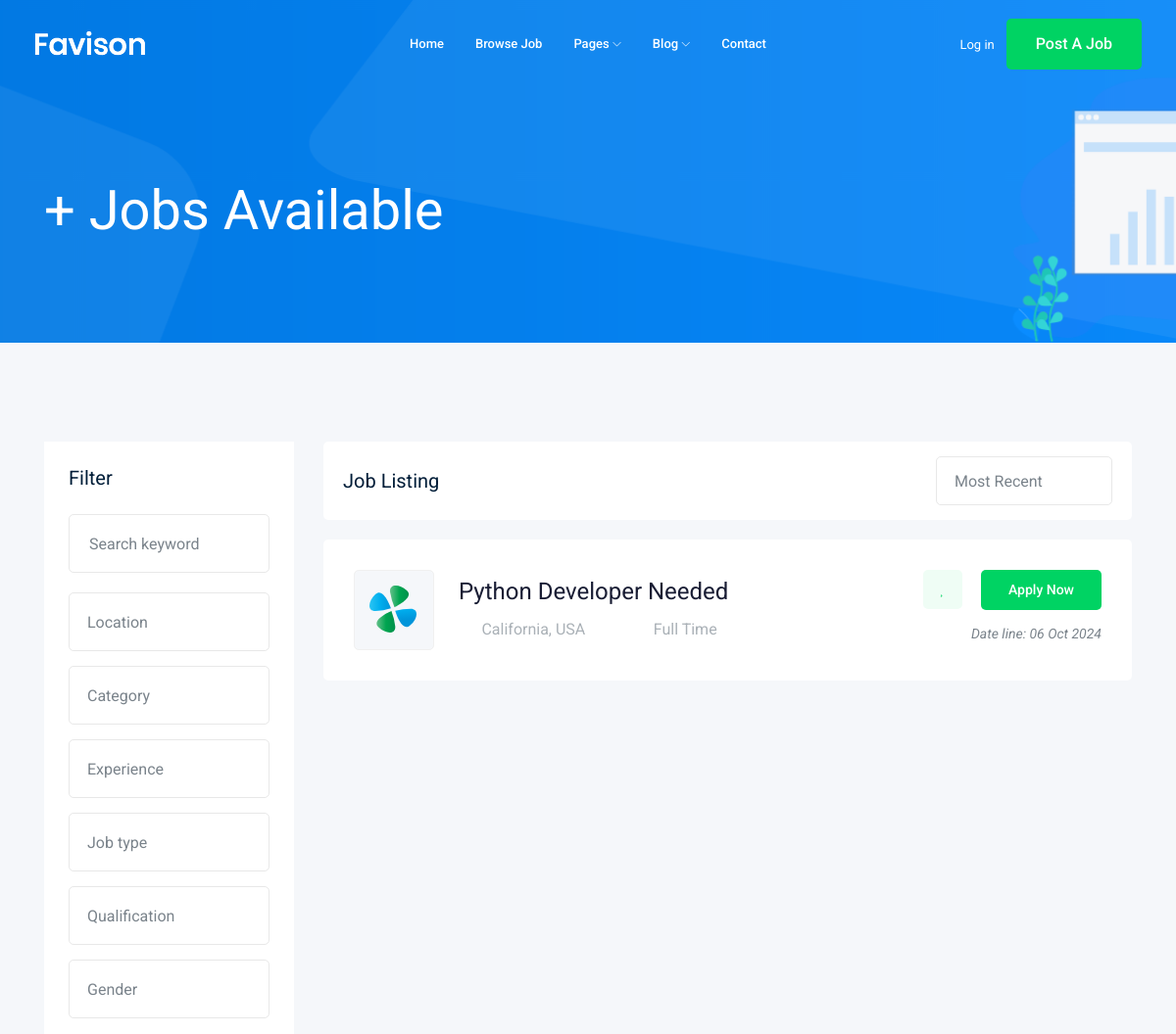
/jobs/?page=2 (upper part), run on an earlier commit of the app's database.
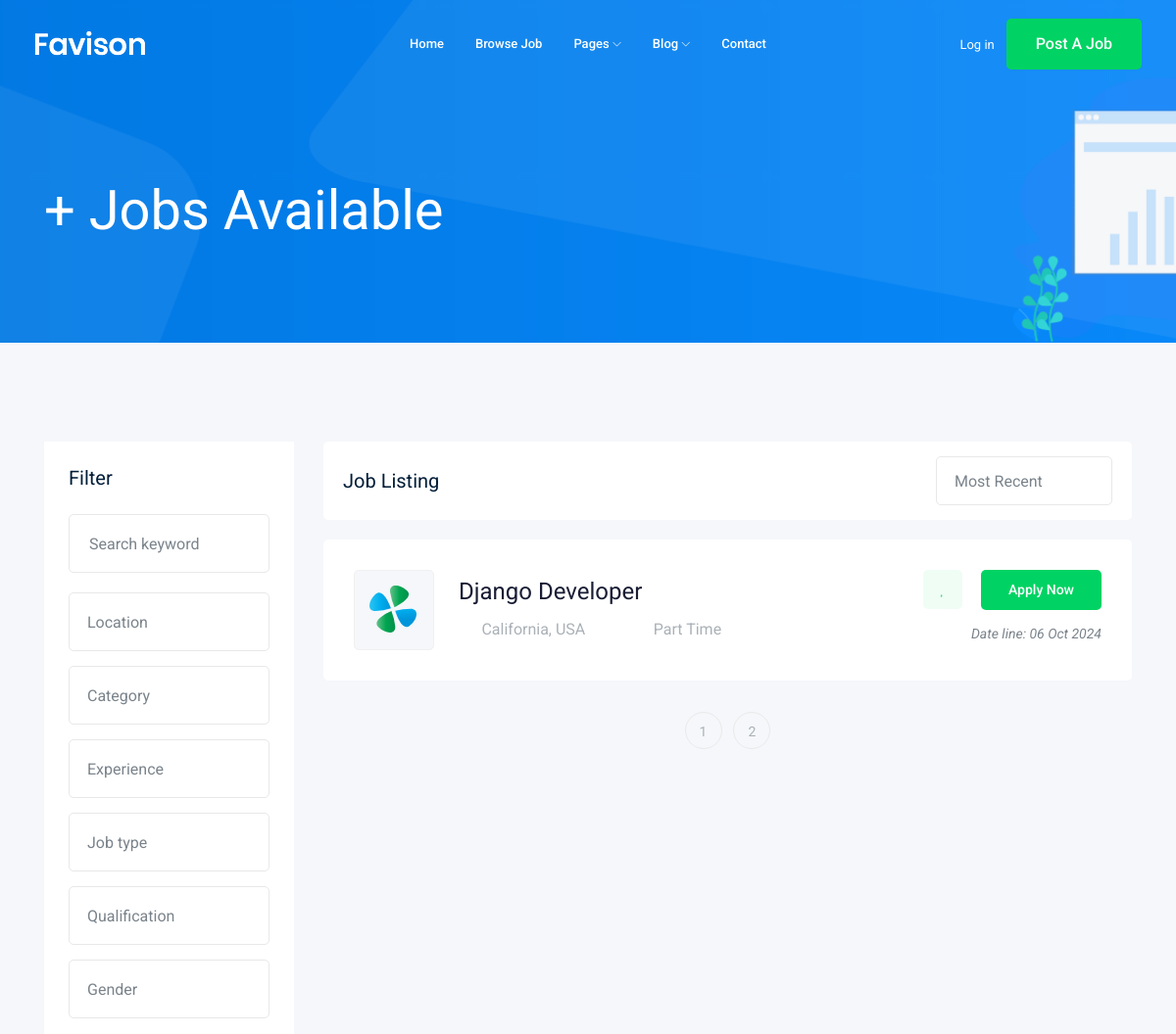
And on a later commit of the database.
### job/models.py (models this page shows)
class Job(models.Model): # table
    title = models.CharField(max_length=100) # field & column title
    job_type = models.CharField(max_length=15,choices=JOB_TYPE)
    discription = models.TextField(max_length=1000)
    puplished_at = models.DateTimeField(auto_now=True)
    Vacancy = models.IntegerField(default=1)
    salary = models.IntegerField(default=0)
    experience = models.IntegerField(default=1)
    category = models.ForeignKey("Category",on_delete=models.CASCADE) # many to many relationship # when deleting the category the job will be deleted also
    image = models.ImageField(upload_to=image_upload)
    def __str__(self):
        return self.title

### job/views.py (the view)
# urls.py: path('', views.job_list),
def job_list(request):
    job_list = Job.objects.all()
    paginator = Paginator(job_list, 1)  # Show 25 contacts per page.
    page_number = request.GET.get('page')
    page_obj = paginator.get_page(page_number)
    print(job_list)
    context = {'jobs':page_obj} # {template name : python name}
    return render(request ,'job/job_list.html',context)

### job/templates/job/job_list.html (shortened to what this page needs)
{% extends 'base.html' %}
{% block body %}
    <div class="bradcam_area bradcam_bg_1">
        <div class="container">
            <div class="row">
                <div class="col-xl-12">
                    <div class="bradcam_text">
                        <h3>{{jobs.count}}+ Jobs Available</h3>
                    </div>
                </div>
            </div>
        </div>
    </div>
    <div class="job_listing_area plus_padding">
        <div class="container">
            <div class="row">
                <div class="col-lg-3">
                    <div class="job_filter white-bg">
                        <div class="form_inner white-bg">
                            <h3>Filter</h3>
                            <form action="#">
                                <div class="row">
                                    <div class="col-lg-12">
                                        <div class="single_field">
                                            <input type="text" placeholder="Search keyword">
                                        </div>
                                    </div>
                                    <div class="col-lg-12">
                                    </div>
                                    <div class="col-lg-12">
                                    </div>
                                    <div class="col-lg-12">
                                    </div>
                                    <div class="col-lg-12">
                                    </div>
                                    <div class="col-lg-12">
                                    </div>
                                    <div class="col-lg-12">
                                    </div>
                                </div>
                            </form>
                        </div>
                    </div>
                </div>
                <div class="col-lg-9">
                    <div class="recent_joblist_wrap">
                        <div class="recent_joblist white-bg ">
                            <div class="row align-items-center">
                                <div class="col-md-6">
                                    <h4>Job Listing</h4>
                                </div>
                                <div class="col-md-6">
                                    <div class="serch_cat d-flex justify-content-end">
                                    </div>
                                </div>
                            </div>
                        </div>
                    </div>
                    <div class="job_lists m-0">
                        <div class="row">
                            {% for job in jobs%}
                            <div class="col-lg-12 col-md-12">
                                <div class="single_jobs white-bg d-flex justify-content-between">
                                    <div class="jobs_left d-flex align-items-center">
                                        <div class="thumb">
                                            <img src="img/svg_icon/1.svg" alt="">
                                        </div>
                                        <div class="jobs_conetent">
                                            <a href="{% url 'jobs:job_detail' job.id %}"><h4>{{job}}</h4></a>
                                            <div class="links_locat d-flex align-items-center">
                                                <div class="location">
                                                    <p> <i class="fa fa-map-marker"></i> California, USA</p>
                                                </div>
                                                <div class="location">
                                                    <p> <i class="fa fa-clock-o"></i>{{job.job_type}}</p>
                                                </div>
                                            </div>
                                        </div>
                                    </div>
                                    <div class="jobs_right">
                                        <div class="apply_now">
                                            <a class="heart_mark" href="#"> <i class="fa fa-heart"></i> </a>
                                            <a href="{% url 'jobs:job_detail' job.id %}" class="boxed-btn3">Apply Now</a>
                                        </div>
                                        <div class="date">
                                            <p>Date line: {{job.puplished_at|date:'d M o'}}</p>
                                        </div>
                                    </div>
                                </div>
                            </div>
                            {% endfor %}
                        </div>
                        {% if jobs.has_other_pages %}
                        <div class="row">
                            <div class="col-lg-12">
                                <div class="pagination_wrap">
                                    <ul>
                                        {%for i in jobs.paginator.page_range %}
                                        <li><a href="?page={{i}}"><span>{{i}}</span></a></li>
                                        {% endfor %}
                                    </ul>
                                </div>
                            </div>
                        </div>
                        {% endif %}
                    </div>
                </div>
            </div>
        </div>
    </div>
    {% endblock body%}

### templates/base.html (shortened to what this page needs)
{% load static %}
<!doctype html>
<html class="no-js" lang="zxx">
<head>
    <link rel="stylesheet" href="{% static 'css/bootstrap.min.css' %}">
    <link rel="stylesheet" href="{% static 'css/owl.carousel.min.css' %}">
    <link rel="stylesheet" href="{% static 'css/magnific-popup.css' %}">
    <link rel="stylesheet" href="{% static 'css/font-awesome.min.css' %}">
    <link rel="stylesheet" href="{% static 'css/themify-icons.css' %}">
    <link rel="stylesheet" href="{% static 'css/nice-select.css' %}">
    <link rel="stylesheet" href="{% static 'css/flaticon.css' %}">
    <link rel="stylesheet" href="{% static 'css/jquery-ui.css' %}">
    <link rel="stylesheet" href="{% static 'css/gijgo.css' %}">
    <link rel="stylesheet" href="{% static 'css/animate.min.css' %}">
    <link rel="stylesheet" href="{% static 'css/slicknav.css' %}">
    <link rel="stylesheet" href="{% static 'css/style.css' %}">
</head>
<body>
    <header>
        <div class="header-area ">
            <div id="sticky-header" class="main-header-area">
                <div class="container-fluid ">
                    <div class="header_bottom_border">
                        <div class="row align-items-center">
                            <div class="col-xl-3 col-lg-2">
                                <div class="logo">
                                    <a href="index.html">
                                        <img src="img/logo.png" alt="">
                                    </a>
                                </div>
                            </div>
                            <div class="col-xl-6 col-lg-7">
                                <div class="main-menu  d-none d-lg-block">
                                    <nav>
                                        <ul id="navigation">
                                            <li><a href="index.html">home</a></li>
                                            <li><a href="jobs.html">Browse Job</a></li>
                                            <li><a href="#">pages <i class="ti-angle-down"></i></a>
                                            </li>
                                            <li><a href="#">blog <i class="ti-angle-down"></i></a>
                                            </li>
                                            <li><a href="contact.html">Contact</a></li>
                                        </ul>
                                    </nav>
                                </div>
                            </div>
                            <div class="col-xl-3 col-lg-3 d-none d-lg-block">
                                <div class="Appointment">
                                    <div class="phone_num d-none d-xl-block">
                                        <a href="#">Log in</a>
                                    </div>
                                    <div class="d-none d-lg-block">
                                        <a class="boxed-btn3" href="#">Post a Job</a>
                                    </div>
                                </div>
                            </div>
                            <div class="col-12">
                            </div>
                        </div>
                    </div>
                </div>
            </div>
        </div>
    </header>
   {% block body %}
   {% endblock body%}
</body>
</html>

What changed in the data, as far as the page shows it:
no longer on this page (row unchanged): Job: title "Python Developer Needed", job_type "Full Time", puplished_at "06 Oct 2024"
added Job: title "Django Developer", job_type "Part Time", puplished_at "06 Oct 2024"
Also different on the page:
new list line: "1"
new list line: "2"
